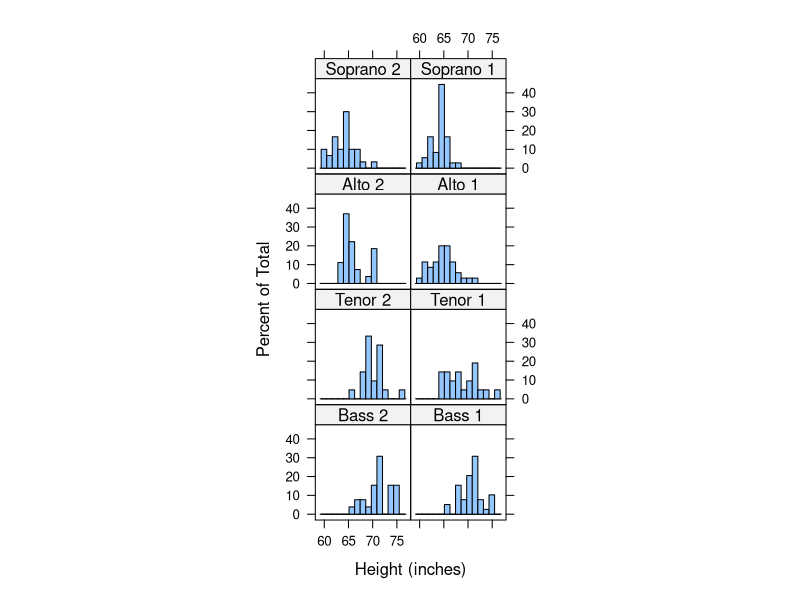
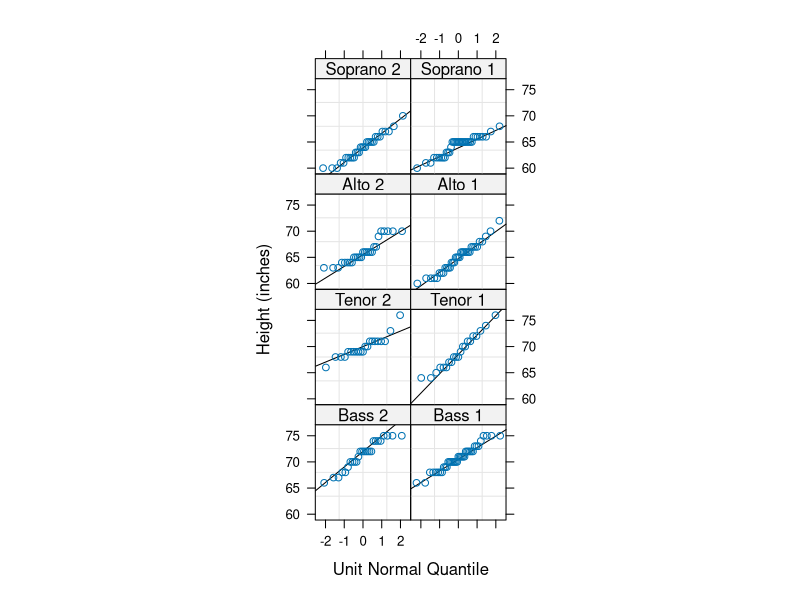

R code for these plots, in order:
library(lattice)


### Name: H_singer
### Title: Heights of New York Choral Society singers
### Aliases: singer
### Keywords: datasets

### ** Examples

# Separate histogram for each voice part (Figure 1.2 from Cleveland)
histogram(~ height | voice.part,
          data = singer,
          aspect=1,
          layout = c(2, 4), 
          nint=15,
          xlab = "Height (inches)")

# Quantile-Quantile plot (Figure 2.11 from Cleveland)
qqmath(~ height | voice.part,
       data=singer,
       aspect=1, 
       layout=c(2,4),
       prepanel = prepanel.qqmathline,
       panel = function(x, ...) {
         panel.grid()
         panel.qqmathline(x, ...)
         panel.qqmath(x, ...)
       },
       xlab = "Unit Normal Quantile",
       ylab="Height (inches)")
